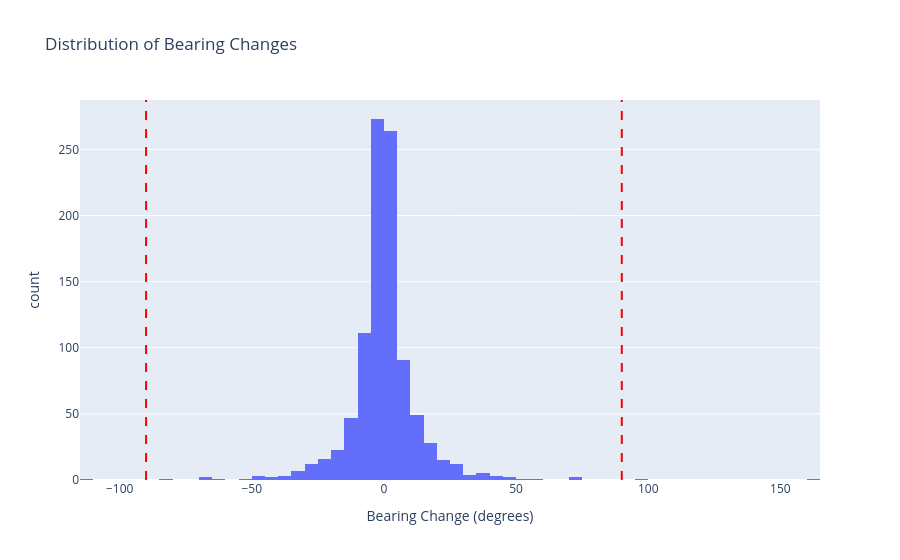

Write notebook code for a chart like this one.
### Code cell
# Histogram of bearing changes
fig = px.histogram(raw_df, x='bearing_change', nbins=100, 
                   title='Distribution of Bearing Changes',
                   labels={'bearing_change': 'Bearing Change (degrees)'})
fig.add_vline(x=90, line_dash='dash', line_color='red')
fig.add_vline(x=-90, line_dash='dash', line_color='red')
fig.show()

### Figure 1 — Plotly figure (JSON) as saved in the notebook; plotly's stock layout.template omitted (floating-point values rounded to 4 significant figures; data arrays with more than 128 entries replaced by an {"elided": "..."} marker saying what was removed)
{"data": [{"bingroup": "x", "hovertemplate": "Bearing Change (degrees)=%{x}<br>count=%{y}<extra></extra>", "legendgroup": "", "marker": {"color": "#636efa", "pattern": {"shape": ""}}, "name": "", "nbinsx": 100, "orientation": "v", "showlegend": false, "type": "histogram", "x": {"elided": "984 float values"}, "xaxis": "x", "yaxis": "y"}], "layout": {"barmode": "relative", "legend": {"tracegroupgap": 0}, "shapes": [{"line": {"color": "red", "dash": "dash"}, "type": "line", "x0": 90, "x1": 90, "xref": "x", "y0": 0, "y1": 1, "yref": "y domain"}, {"line": {"color": "red", "dash": "dash"}, "type": "line", "x0": -90, "x1": -90, "xref": "x", "y0": 0, "y1": 1, "yref": "y domain"}], "title": {"text": "Distribution of Bearing Changes"}, "xaxis": {"anchor": "y", "domain": [0, 1], "title": {"text": "Bearing Change (degrees)"}}, "yaxis": {"anchor": "x", "domain": [0, 1], "title": {"text": "count"}}}}
